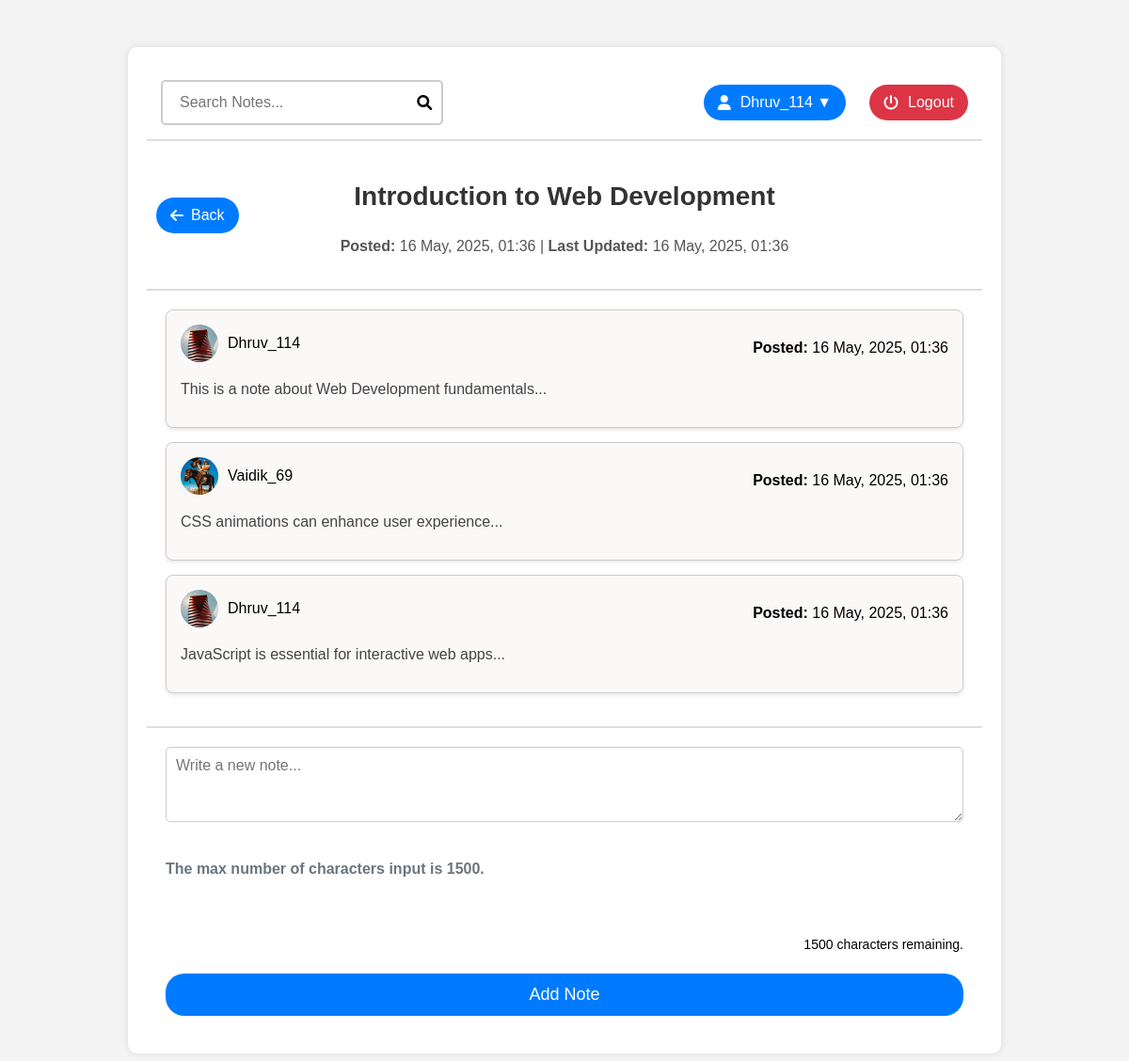
Screenshot of /view_notes.php?topic_id=1 (signed in) with the database file from the repository.
### tables this page shows
CREATE TABLE topic (
    topic_id INT AUTO_INCREMENT PRIMARY KEY,
    title VARCHAR(256) NOT NULL,
    creator_id INT NOT NULL,
    created_at DATETIME DEFAULT CURRENT_TIMESTAMP,
    last_updated DATETIME DEFAULT CURRENT_TIMESTAMP ON UPDATE CURRENT_TIMESTAMP,
    FOREIGN KEY (creator_id) REFERENCES user(user_id)
);

CREATE TABLE notes (
    note_id INT AUTO_INCREMENT PRIMARY KEY,
    topic_id INT NOT NULL,
    user_id INT NOT NULL,
    content TEXT NOT NULL,
    created_at DATETIME DEFAULT CURRENT_TIMESTAMP,
    FOREIGN KEY (topic_id) REFERENCES topic(topic_id),
    FOREIGN KEY (user_id) REFERENCES user(user_id)
);

CREATE TABLE user (
    user_id INT AUTO_INCREMENT NOT NULL PRIMARY KEY,
    first_name VARCHAR(50),    
    last_name VARCHAR(50),    
    email VARCHAR(100) UNIQUE NOT NULL,
    password VARCHAR(255) NOT NULL,
    screen_name VARCHAR(50) UNIQUE NOT NULL,
    avatar VARCHAR(255) NOT NULL,
    date_of_birth DATE,       
    created_at DATETIME DEFAULT CURRENT_TIMESTAMP
);

### db.php (called while the page is built, shortened)
<?php
function getTopicDetails($conn, $topicId) {
    try {
        $query = "SELECT t.topic_id, t.title, t.created_at,
                (SELECT MAX(n.created_at) FROM notes n WHERE n.topic_id = t.topic_id) AS last_updated
                FROM topic t
                WHERE t.topic_id = ?";
        $stmt = $conn->prepare($query);
        $stmt->execute([$topicId]);
        return $stmt->fetch(PDO::FETCH_ASSOC);
    } catch(PDOException $e) {
        return null;
    }
}
function getTopicNotes($conn, $topicId) {
    try {
        $query = "SELECT n.note_id, n.content, n.created_at,
                u.screen_name, u.avatar
                FROM notes n
                JOIN user u ON n.user_id = u.user_id
                WHERE n.topic_id = ?
                ORDER BY n.created_at ASC";
        $stmt = $conn->prepare($query);
        $stmt->execute([$topicId]);
        return $stmt->fetchAll(PDO::FETCH_ASSOC);
    } catch(PDOException $e) {
        return [];
    }
}

### view_notes.php (the view, shortened to what this page needs)
<?php
require_once 'db.php';
$topicId = intval($_GET['topic_id']);
$topic = getTopicDetails($conn, $topicId);
$notes = getTopicNotes($conn, $topicId);
function formatDate($dateStr) {
    $date = new DateTime($dateStr);
    return $date->format('j M, Y, H:i');
}
?>
<!DOCTYPE html PUBLIC "-//W3C//DTD XHTML 1.0 Strict//EN" "http://www.w3.org/TR/xhtml1/DTD/xhtml1-strict.dtd">
<html lang="en">
<head>
    <link rel="stylesheet" href="css/style.css" />
    <link rel="stylesheet" href="https://cdnjs.cloudflare.com/ajax/libs/font-awesome/6.0.0-beta3/css/all.min.css" />
</head>
<body class="notes-body">
    <div class="container-notes">
        <header class="notes-header">
            <div class="search-container">
                <input type="text" placeholder="Search Notes..." />
                <i class="fas fa-search"></i>
            </div>
            <div class="user-controls">
                <div class="profile">
                    <i class="fas fa-user"></i> <?php echo htmlspecialchars($_SESSION['screen_name']); ?> ▼
                </div>
                <button class="logout-btn" onclick="window.location.href='logout.php';">
                    <i class="fas fa-power-off"></i> Logout
                </button>
            </div>
        </header>
        <div class="topic-title">
            <button class="back-btn" onclick="window.location.href='topiclist.php'">
                <i class="fas fa-arrow-left"></i> Back
            </button>
            <h2><?php echo htmlspecialchars($topic['title']); ?></h2>
            <p><strong>Posted:</strong> <?php echo formatDate($topic['created_at']); ?> |
               <strong>Last Updated:</strong> <?php echo $topic['last_updated'] ? formatDate($topic['last_updated']) : 'Never'; ?>
            </p>
        </div>
        <section class="notes-section" id="notes-container">
            <?php if (empty($notes)): ?>
                <p style="text-align: center;" id="no-notes-message">No notes found. Be the first to add a note!</p>
            <?php else: ?>
                <?php foreach ($notes as $note): ?>
                    <div class="note">
                        <div class="note-header">
                            <div class="user-info">
                                <div class="user-avatar">
                                    <img src="<?php echo htmlspecialchars($note['avatar']); ?>" alt="User Avatar" />
                                </div>
                                <span><?php echo htmlspecialchars($note['screen_name']); ?></span>
                            </div>
                            <p><strong>Posted:</strong> <?php echo formatDate($note['created_at']); ?></p>
                        </div>
                        <p class="note-text"><?php echo nl2br(htmlspecialchars($note['content'])); ?></p>
                    </div>
                <?php endforeach; ?>
            <?php endif; ?>
        </section>
        <div class="add-note">
            <form id="add-note-form">
                <textarea id="note-content" name="note_content" placeholder="Write a new note..."></textarea>
                <p class="info-text">The max number of characters input is <b>1500</b>.</p>
                <button type="button" id="add-note-btn" class="add-note-btn">Add Note</button>
            </form>
        </div>
    </div>
</body>
</html>

### css/style.css (style rules this page uses)
* { box-sizing: border-box; font-family: Arial, sans-serif; }
body { margin: 0; padding: 0; display: flex; justify-content: center; align-items: center; min-height: 100vh; padding: 50px 20px; background-color: #f4f4f4; }
h2 { margin-bottom: 28px; color: #333; font-size: 1.5rem; }
form { display: flex; flex-direction: column; gap: 23px; }
input[type="email"], input[type="text"], input[type="password"], input[type="date"], input[type="file"] { width: 100%; padding: 12px; border: 1px solid #ccc; border-radius: 5px; font-size: 1rem; }
.search-container { display: flex; align-items: center; gap: 10px; border: 2px solid #ccc; padding: 5px 10px; border-radius: 5px; width: 35%; background: white; }
.search-container input { width: 100%; font-size: medium; padding: 8px; border: none; outline: none; }
.user-controls { display: flex; align-items: center; gap: 25px; }
.profile { display: flex; align-items: center; gap: 10px; cursor: pointer; background: #007BFF; color: white; padding: 10px 15px; font-size: 16px; border-radius: 20px; }
.profile i { font-size: 16px; }
.logout-btn i { font-size: 16px; }
.user-info { display: flex; align-items: center; gap: 10px; margin-bottom: 10px; gap: 10px; }
.container-notes { width: 80%; background: white; padding: 20px; border-radius: 10px; box-shadow: 0px 0px 10px rgba(0, 0, 0, 0.1); }
.notes-header { display: flex; justify-content: space-between; align-items: center; padding: 15px; border-bottom: 2px solid #ddd; }
.logout-btn { background: #DC3545; color: white; border: none; padding: 10px 15px; border-radius: 20px; cursor: pointer; font-size: 16px; display: flex; align-items: center; gap: 10px; }
.topic-title { text-align: center; padding: 20px; border-bottom: 2px solid #ddd; position: relative; }
.back-btn { position: absolute; left: 10px; top: 50%; transform: translateY(-50%); background: #007BFF; color: white; border: none; padding: 10px 15px; border-radius: 20px; font-size: 16px; cursor: pointer; display: flex; align-items: center; gap: 8px; }
.topic-title h2 { font-size: 28px; color: #333; }
.topic-title p { margin-top: 5px; font-size: 16px; color: #555; }
.notes-section { padding: 20px; }
.note { background: #fbf8f8; padding: 15px; border: 1px solid #ccc; border-radius: 8px; margin-bottom: 15px; box-shadow: 0 2px 4px rgba(0, 0, 0, 0.1); }
.note-header { display: flex; justify-content: space-between; align-items: center; }
.user-avatar { width: 40px; height: 40px; border-radius: 50%; background: #ddd; }
.user-avatar img { width: 100%; height: 100%; border-radius: 50%; object-fit: cover; }
.note-text { margin-top: 10px; font-size: 16px; color: #444; }
.add-note { padding: 20px; border-top: 2px solid #ddd; text-align: center; }
.add-note textarea { width: 100%; height: 80px; padding: 10px; border: 1px solid #ccc; border-radius: 5px; font-size: 16px; }
.add-note-btn { padding: 12px 32px; background: #007BFF; color: white; border: none; cursor: pointer; border-radius: 20px; font-size: 18px; }
.info-text { font-size: 16px; color: #6c757d; margin-top: 8px; text-align: left; font-weight: 550; margin-bottom: 35px; }
.add-note form { width: 100%; margin: 0; padding: 0; }
form textarea { width: 100%; padding: 10px; border: 1px solid #ccc; border-radius: 5px; font-size: 16px; margin-bottom: 10px; min-height: 80px; font-family: inherit; }

### rows the page displays
topic: title "Introduction to Web Development", created_at "16 May, 2025, 01:36"
notes: user.avatar (picture), user.screen_name "Dhruv_114", created_at "16 May, 2025, 01:36", content "This is a note about Web Development fundamentals..."
notes: user.avatar (picture), user.screen_name "Vaidik_69", created_at "16 May, 2025, 01:36", content "CSS animations can enhance user experience..."
notes: user.avatar (picture), user.screen_name "Dhruv_114", created_at "16 May, 2025, 01:36", content "JavaScript is essential for interactive web apps..."

### other values shown
$_SESSION['screen_name'] "Dhruv_114"
formatDate($topic['last_updated']) "16 May, 2025, 01:36"
